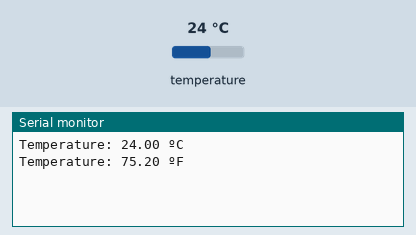
Recording of a sketch running on a simulated Arduino Uno, built with avr-gcc and run on an emulated ATmega328P. Shown: the last lines printed to the serial monitor. Inputs (shaded band) come from the test bench; at power-on: temperature 24 °C.

Above: at 1.5 s.
1.6 s: temperature set to 12 °C
At 3.4 s:
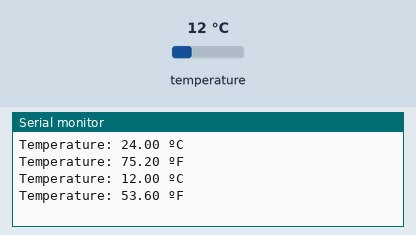
3.7 s: temperature set to 19 °C
At 5.2 s:
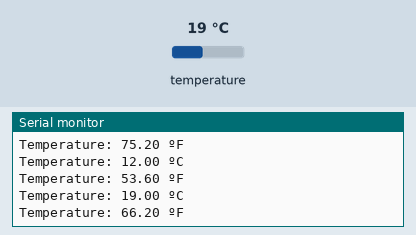
Timing chart, 0 to 6.7 s (numbered marks = the images above; inputs shaded):
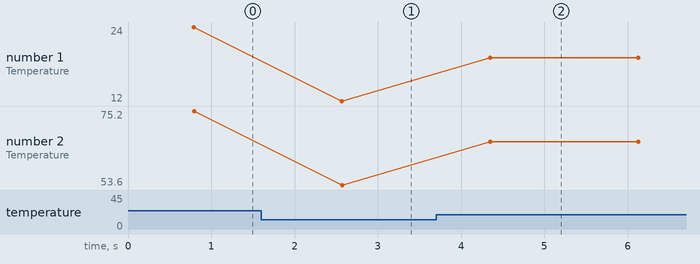

Measured:
- after the input at 1.6 s, the serial monitor: prints a new line after 0.97 s (image 1)
- after the input at 3.7 s, the serial monitor: prints a new line after 0.65 s (image 2)
- plotted number 1: 24 → 12 after the input at 1.6 s, 12 → 19 after the input at 3.7 s
- plotted number 2: 75.2 → 53.6 after the input at 1.6 s, 53.6 → 66.2 after the input at 3.7 s

The sketch:

sketch_jun29b.ino
```cpp
#include <OneWire.h>
#include <DallasTemperature.h>

const int SensorDataPin = 2;

OneWire oneWire(SensorDataPin);

DallasTemperature sensors(&oneWire);

void setup() {

  Serial.begin(115200);
  sensors.begin();
}

void loop() {
  sensors.requestTemperatures();
  float temperature_Celsius = sensors.getTempCByIndex(0);
  float temperature_Fahrenheit = sensors.getTempFByIndex(0);
  Serial.print("Temperature: ");
  Serial.print(temperature_Celsius);
  Serial.println(" ºC");
  Serial.print("Temperature: ");
  Serial.print(temperature_Fahrenheit);
  Serial.println(" ºF");
  Serial.println("");
  delay(1000);
}
```
